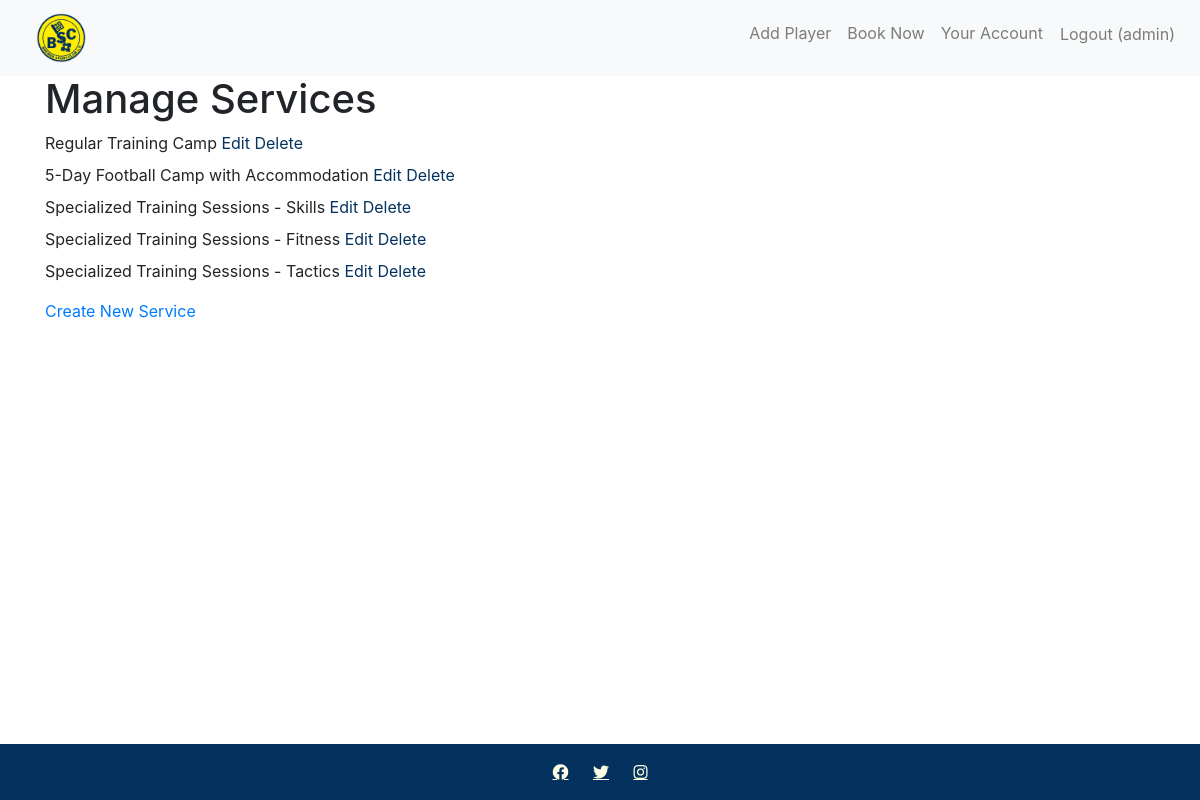
The app's page /admin_manage_services/ (signed in) with its own data.
### football_camp/models.py (models this page shows, shortened)
class Service(models.Model):
    TRAININGS = (("skills", "Skills"), ("fitness", "Fitness"), ("tactics", "Tactics"), ("all", "All"))
    title = models.CharField(max_length=100, null=False, blank=False, verbose_name="Service Title")
    focus = models.CharField(max_length=200, verbose_name="Service Focus")
    duration = models.CharField(max_length=100, verbose_name="Service Duration")
    features = models.TextField(verbose_name="Service Features")
    training = models.CharField(max_length=10, choices=TRAININGS, null=True, blank=True, verbose_name="Training Type")
    image = models.ImageField(upload_to='services/', blank=True, null=True, verbose_name="Service Image")
    class Meta:
        verbose_name = "Service"
        verbose_name_plural = "Services"

### football_camp/views.py (the view)
    def _wrapped_view_func(request, *args, **kwargs):
        if not request.user.is_superuser:
            messages.error(request, "You don’t have permission to access this page.")
            return redirect('service_list')
        return view_func(request, *args, **kwargs)

### football_camp/views.py (called while the page is built)
def superuser_required(view_func):
    def _wrapped_view_func(request, *args, **kwargs):
        if not request.user.is_superuser:
            messages.error(request, "You don’t have permission to access this page.")
            return redirect('service_list')
        return view_func(request, *args, **kwargs)
    return _wrapped_view_func

@superuser_required
def admin_manage_services(request):
    services = Service.objects.all()
    return render(request, 'football_camp/admin_manage_services.html', {'services': services})

### football_camp/templates/football_camp/admin_manage_services.html (shortened to what this page needs)
<!DOCTYPE html>
<html lang="en">
<head>
</head>
<body>
    {% extends 'football_camp/base.html' %}
    {% block content %}
    <div class="container">
        <h1>Manage Services</h1>
        <ul>
            {% for service in services %}
            <li>
                {{ service.title }}
                <a href="{% url 'edit_service' service.id %}">Edit</a>
                <a href="{% url 'delete_service' service.id %}">Delete</a>
            </li>
            {% endfor %}
        </ul>
        <a href="{% url 'admin_create_service' %}">Create New Service</a>
    </div>
    {% endblock %}>

### football_camp/templates/football_camp/base.html (shortened to what this page needs)
<!DOCTYPE html>
<html lang="en">
<head>
    {% load static %}
    <link rel="stylesheet" href="{% static 'css/style.css' %}">
    <link rel="stylesheet" href="https://maxcdn.bootstrapcdn.com/bootstrap/4.5.2/css/bootstrap.min.css">
    <link rel="stylesheet" href="https://cdnjs.cloudflare.com/ajax/libs/font-awesome/5.15.3/css/all.min.css">
</head>
<body>
    <div class="wrapper">
        <nav class="navbar navbar-expand-lg navbar-light bg-light fixed-top">
            <a class="navbar-brand" href="{% url 'home' %}"><img src="{% static 'images/bsc-logo-.png' %}" alt="bsc-hastet-logo" class="logo-img-nav"></a>
            <div class="collapse navbar-collapse" id="navbarNav">
                <ul class="navbar-nav ml-auto">
                    {% if user.is_authenticated %}
                    <li class="nav-item">
                        <a class="nav-link" href="{% url 'manage_players' %}">Add Player</a>
                    </li>
                    <li class="nav-item">
                        <a class="nav-link" href="{% url 'book_service' %}">Book Now</a>
                    </li>
                    <li class="nav-item">
                        <a class="nav-link" href="{% url 'user_account' %}">Your Account</a>
                    </li>
                    <li class="nav-item">
                        <form method="post" action="{% url 'logout' %}">
                            <button type="submit" class="nav-link btn btn-link" style="cursor: pointer;">Logout
                                ({{ user.username }})</button>
                        </form>
                    </li>
                    {% endif %}
                </ul>
            </div>
        </nav>
        <main class="flex-shrink-0">
            {% block content %}{% endblock %}
        </main>
        <footer class="text-center mt-auto">
            <a href="https://facebook.com" target="_blank" class="fab fa-facebook"></a>
            <a href="https://twitter.com" target="_blank" class="fab fa-twitter"></a>
            <a href="https://instagram.com" target="_blank" class="fab fa-instagram"></a>
        </footer>
    </div>
</body>
</html>

### football_camp/static/css/style.css (style rules this page uses)
html, body { margin: 0; height: 100%; }
.wrapper { display: flex; min-height: 100vh; flex-direction: column; justify-content: space-between; }
.flex-shrink-0 { padding-top: 75px; }
main { flex: 1; }
.logo-img-nav { height: 50px; margin-left: 20px; }
.text-center a { color: #04325F; text-decoration: underline; }
ul { padding: 0; list-style: none; }
ul li { margin-bottom: 0.5rem; }
ul li a { text-decoration: none; color: #04325F; }
footer { background-color: #04325F; color: #FFFFE5; text-align: center; padding: 1rem 0; }
footer .fab { color: #ffffe5; margin: 0px 10px 0px 10px; }

### records on screen
Service: title "Regular Training Camp"
Service: title "5-Day Football Camp with Accommodation"
Service: title "Specialized Training Sessions - Skills"
Service: title "Specialized Training Sessions - Fitness"
Service: title "Specialized Training Sessions - Tactics"

### other values on screen
{{ user.username }} "admin"
